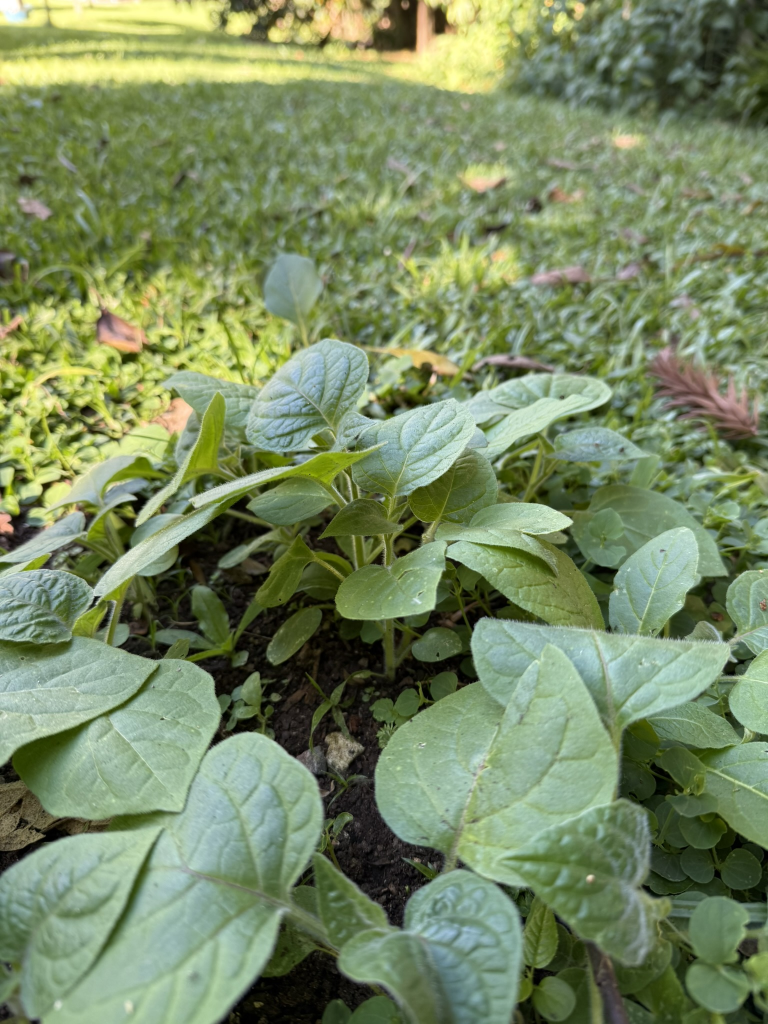
#> input picture data bkp/DATASET/all_images/IMG_0174.JPEG, 1536 x 2048 px (shown at 1/2 size)
$ python -i object_counter.py   (imports and definitions only)
#> lines starting #> are read from the running program, lines starting #| are printed output that depends on the picture; after the words box and inside, x2 and y2 are one past the last pixel; in counts of white or black regions, pixels touching at a corner belong together
import cv2
import numpy as np
from PIL import Image

def contar_objetos_pil(pil_image: Image.Image, salvar_path: str = None) -> int:
    # Converter PIL para OpenCV (RGB → BGR)
    original = cv2.cvtColor(np.array(pil_image), cv2.COLOR_RGB2BGR)
#> original is the input picture: shape (2048, 1536, 3); mean B, G, R 99.2, 137.7, 120.7
    gray = cv2.cvtColor(original, cv2.COLOR_BGR2GRAY)

    # Suavização e limiarização
    blur = cv2.GaussianBlur(gray, (45, 45), 0)
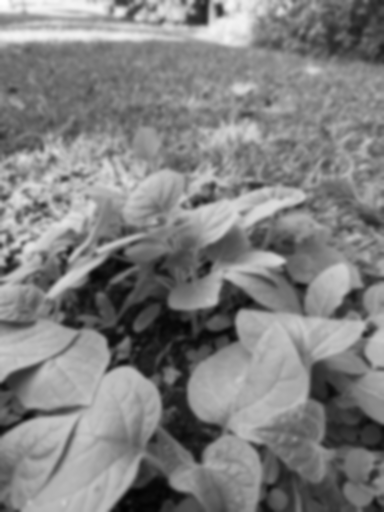
#> blur: shape (2048, 1536) (shown at 1/4 size); min 1, max 255, mean 128.2
    _, thresh = cv2.threshold(blur, 0, 255, cv2.THRESH_BINARY_INV + cv2.THRESH_OTSU)
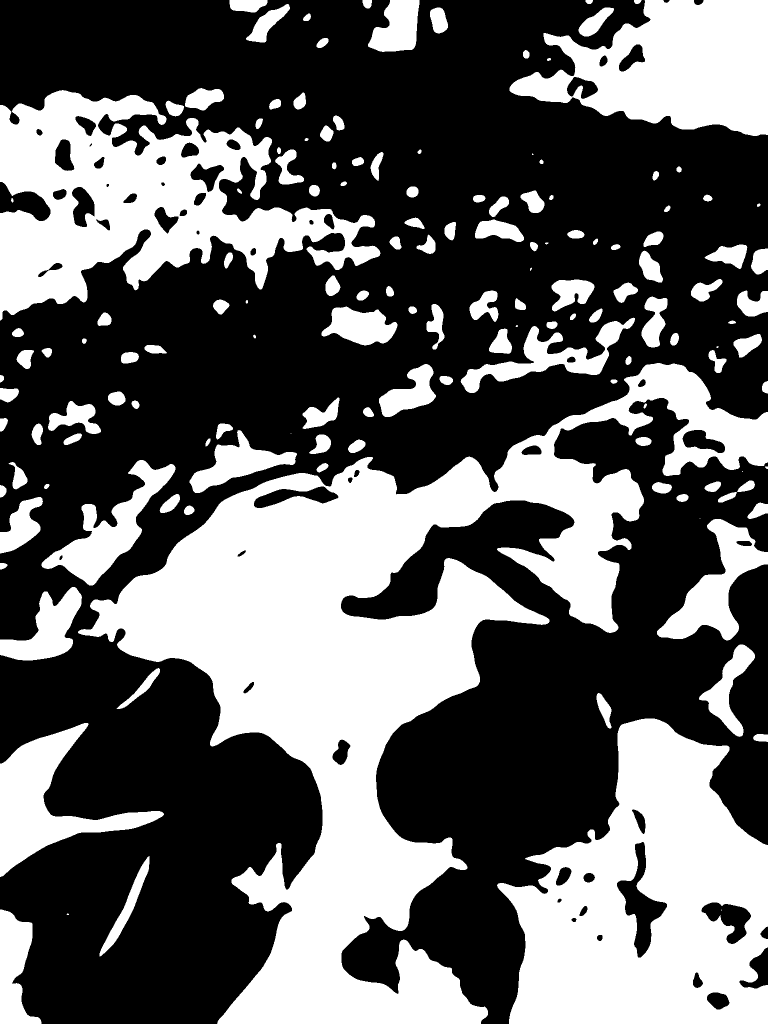
#> thresh: shape (2048, 1536) (shown at 1/2 size); 38.9% white; 147 white regions (9 under 20 px), largest, box (x1, y1, x2, y2) and area: (156, 726, 1536, 2048) 526754, (994, 1437, 1536, 2048) 209332, (0, 180, 761, 641) 160492

    # Operações morfológicas
    kernel = np.ones((3, 3), np.uint8)
    opening = cv2.morphologyEx(thresh, cv2.MORPH_OPEN, kernel, iterations=2)
#> opening: shape (2048, 1536); 38.9% white; 135 white regions (1 under 20 px)

    # Contornos
    contornos, _ = cv2.findContours(opening, cv2.RETR_EXTERNAL, cv2.CHAIN_APPROX_SIMPLE)
#> contornos = 135 contours, 2 with area under 20; largest, box (x1, y1, x2, y2) and area: (157, 726, 1536, 2048) 526709, (995, 1437, 1536, 2048) 223482, (0, 181, 760, 640) 169485, (1087, 0, 1536, 272) 83199, (0, 1446, 327, 1753) 32222
    contornos = [cnt for cnt in contornos if cv2.contourArea(cnt) > 50]
#> contornos = 128 contours; largest, box (x1, y1, x2, y2) and area: (157, 726, 1536, 2048) 526709, (995, 1437, 1536, 2048) 223482, (0, 181, 760, 640) 169485, (1087, 0, 1536, 272) 83199, (0, 1446, 327, 1753) 32222

    # Máscaras
    mask = np.zeros_like(gray)
    cv2.drawContours(mask, contornos, -1, 255, -1)
#> mask: shape (2048, 1536); 39.9% white; 128 white regions, largest, box (x1, y1, x2, y2) and area: (157, 726, 1536, 2048) 531209, (995, 1437, 1536, 2048) 224647, (0, 181, 760, 640) 171687
    mask_inv = cv2.bitwise_not(mask)

    # Blur no fundo
    blurred_background = cv2.GaussianBlur(original, (15, 15), 0)
    background_only = cv2.bitwise_and(blurred_background, blurred_background, mask=mask_inv)
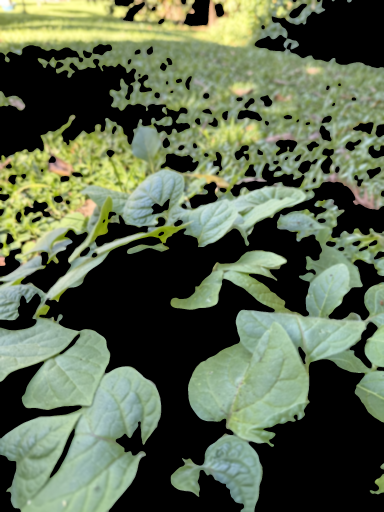
#> background_only: shape (2048, 1536, 3) (shown at 1/4 size); mean B, G, R 78.7, 103.3, 91.3
    foreground_only = cv2.bitwise_and(original, original, mask=mask)
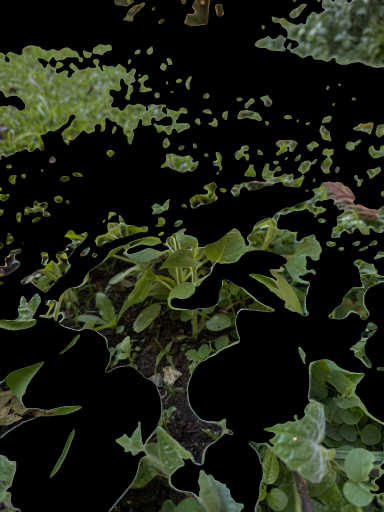
#> foreground_only: shape (2048, 1536, 3) (shown at 1/4 size); mean B, G, R 20.2, 34.2, 29.2
    final_image = cv2.add(background_only, foreground_only)

    # Contornos e texto final
    cv2.drawContours(final_image, contornos, -1, (0, 255, 0), 2)
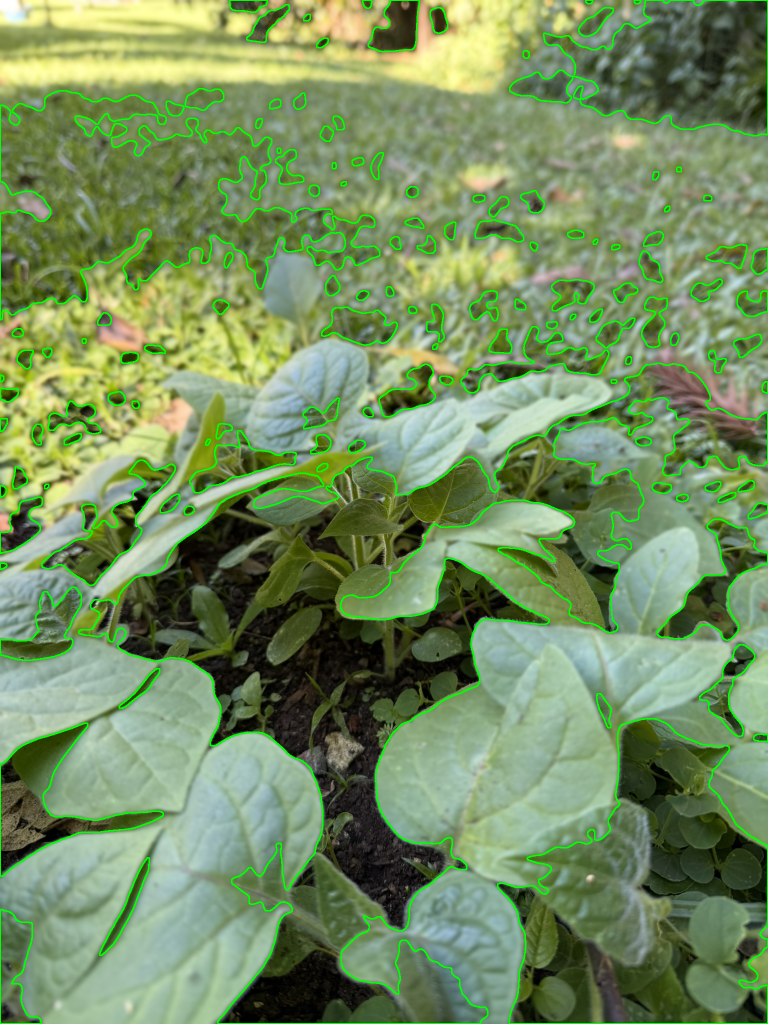
#> final_image: shape (2048, 1536, 3) (shown at 1/2 size); mean B, G, R 95.6, 142.9, 116.2
    cv2.putText(final_image, f"Total: {len(contornos)}", (10, 30), cv2.FONT_HERSHEY_SIMPLEX, 1, (0, 0, 255), 2)
#> final_image: shape (2048, 1536, 3); 0.03% of pixels changed, all inside (x1, y1, x2, y2) = (10, 8, 169, 32)

    # Exibir todas as etapas
    mostrar_reduzido("1 - Original", original)
    mostrar_reduzido("2 - Cinza", gray)
    mostrar_reduzido("3 - Blur", blur)
    mostrar_reduzido("4 - Threshold", thresh)
    mostrar_reduzido("5 - Opening", opening)
    mostrar_reduzido("6 - Máscara", mask)
    mostrar_reduzido("7 - Máscara Invertida", mask_inv)
    mostrar_reduzido("8 - Fundo Borrado", background_only)
    mostrar_reduzido("9 - Objetos sem Blur", foreground_only)
    mostrar_reduzido("10 - Final com contornos", final_image)

    cv2.waitKey(0)
    cv2.destroyAllWindows()

    # Salvar imagem final, se solicitado
    if salvar_path:
        cv2.imwrite(salvar_path, final_image)

    return len(contornos)

def mostrar_reduzido(nome_janela, imagem, largura_fixa=500):
#> called with nome_janela = '1 - Original', largura_fixa = 500
    altura, largura = imagem.shape[:2]
    proporcao = largura_fixa / float(largura)
    nova_altura = int(altura * proporcao)
    nova_img = cv2.resize(imagem, (largura_fixa, nova_altura))
    cv2.imshow(nome_janela, nova_img)

>>> import cv2
>>> picture = cv2.cvtColor(cv2.imread('../data bkp/DATASET/all_images/IMG_0174.JPEG'), cv2.COLOR_BGR2RGB)
>>> result = contar_objetos_pil(picture)
#> in mostrar_reduzido (call 10), `nova_img = cv2.resize(imagem, (largura_fixa, nova_altura))`:
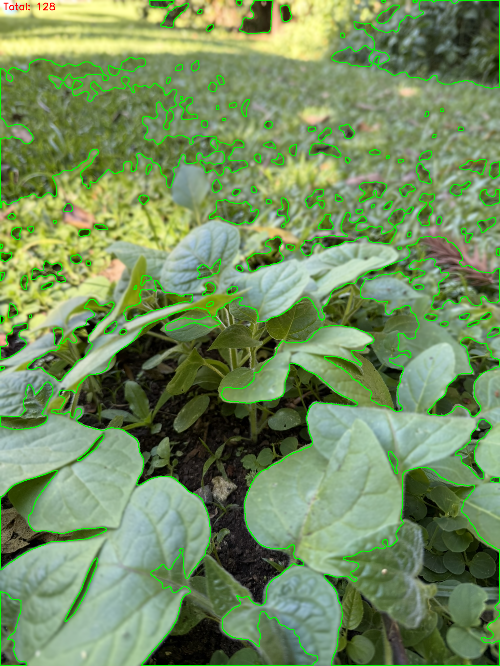
#> nova_img: shape (666, 500, 3); mean B, G, R 95.4, 142.9, 116
#> result = 128

$ run again, on data bkp/DATASET/all_images/IMG_0175.JPEG
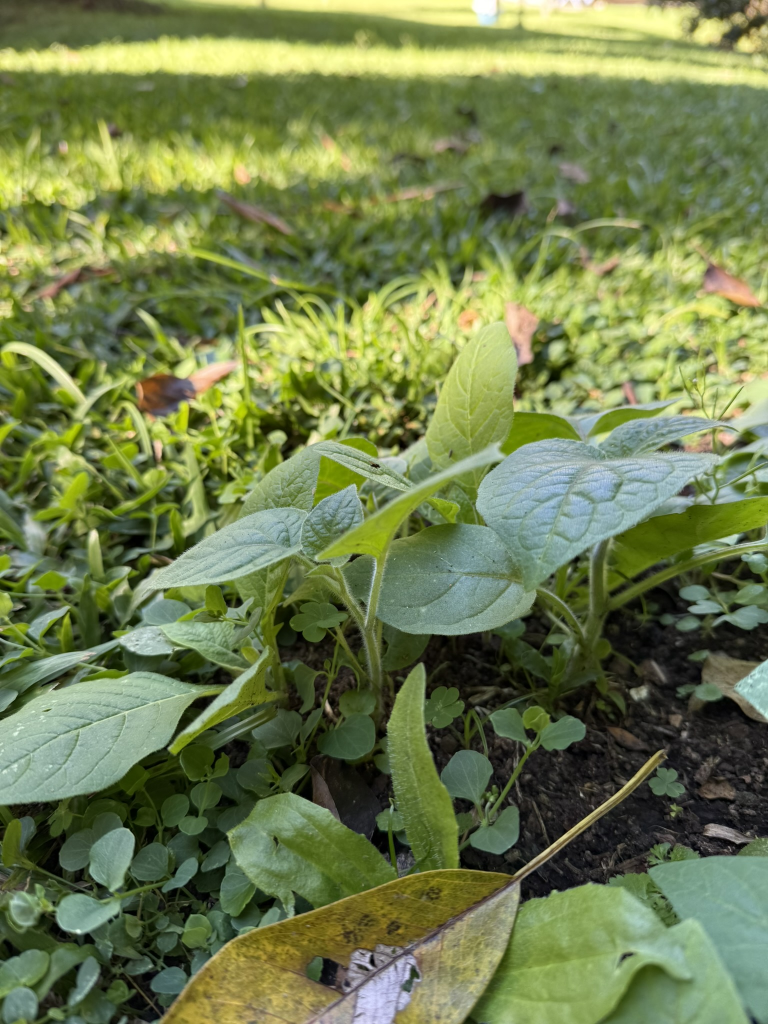
#> input picture data bkp/DATASET/all_images/IMG_0175.JPEG, 1536 x 2048 px (shown at 1/2 size)
#> in contar_objetos_pil, original is the input picture: shape (2048, 1536, 3); mean B, G, R 78.2, 125.9, 112.4
#> in contar_objetos_pil, `_, thresh = cv2.threshold(blur, 0, 255, cv2.THRESH_BINARY_INV + cv2.TH..`:
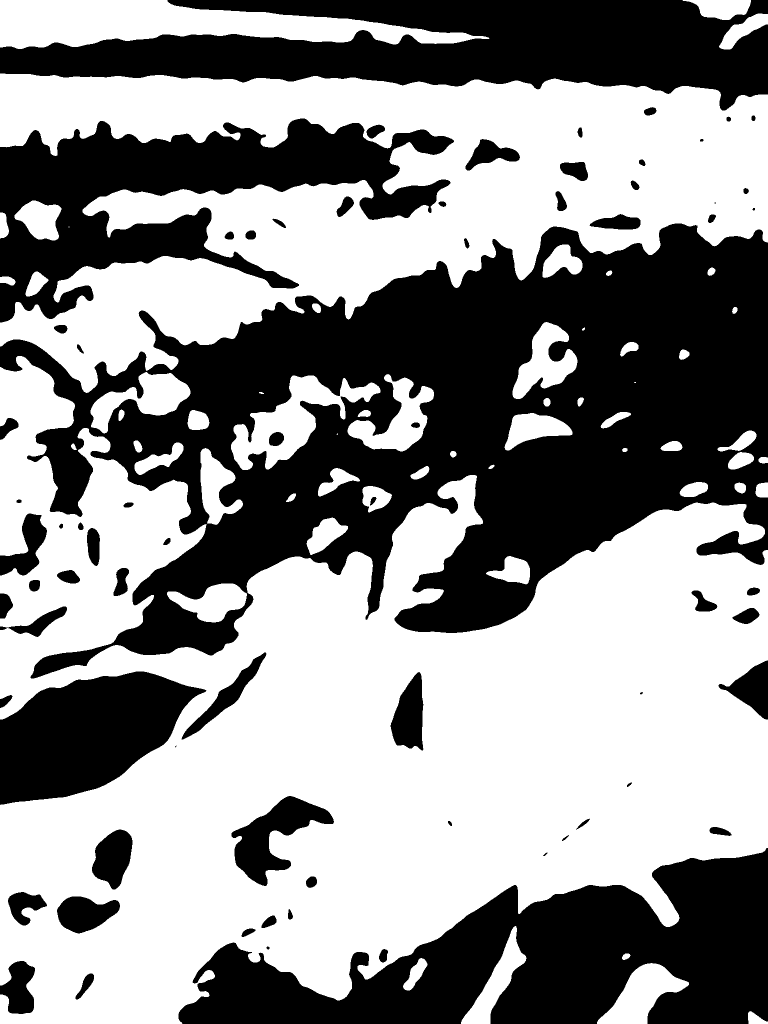
#> thresh: shape (2048, 1536) (shown at 1/2 size); 56% white; 72 black regions (3 under 20 px), largest, box (x1, y1, x2, y2) and area: (0, 447, 1536, 1357) 668443, (357, 1696, 1536, 2048) 215712, (0, 0, 1536, 221) 192268
#> opening: shape (2048, 1536); 55.9% white; 72 black regions (3 under 20 px)
#> in contar_objetos_pil, `contornos, _ = cv2.findContours(opening, cv2.RETR_EXTERNAL, cv2.CHAIN_..`: contornos = 54 contours; largest, box (x1, y1, x2, y2) and area: (0, 712, 1536, 2048) 1143904, (0, 147, 1536, 785) 484951, (0, 0, 972, 98) 52388, (462, 751, 761, 940) 20295, (695, 749, 868, 903) 10824
#> in contar_objetos_pil, `contornos = [cnt for cnt in contornos if cv2.contourArea(cnt) > 50]`: contornos = 53 contours; largest, box (x1, y1, x2, y2) and area: (0, 712, 1536, 2048) 1143904, (0, 147, 1536, 785) 484951, (0, 0, 972, 98) 52388, (462, 751, 761, 940) 20295, (695, 749, 868, 903) 10824
#> mask: shape (2048, 1536); 58% white; 12 black regions, largest, box (x1, y1, x2, y2) and area: (0, 447, 1536, 1357) 668913, (357, 1696, 1536, 2048) 215775, (0, 0, 1536, 221) 192319
#> nova_img: shape (666, 500)
#> nova_img: shape (666, 500, 3)
#> in mostrar_reduzido (call 10), `nova_img = cv2.resize(imagem, (largura_fixa, nova_altura))`:
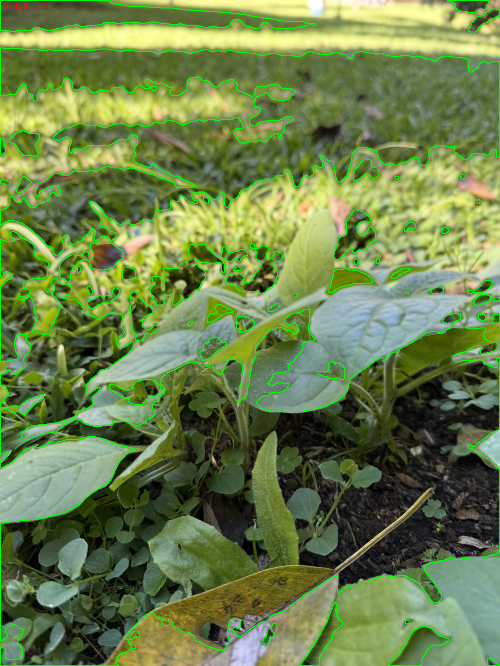
#> nova_img: shape (666, 500, 3); mean B, G, R 75.4, 130.2, 108.3
#> result = 53

$ run again, on data bkp/DATASET/all_images/IMG_0181.JPEG
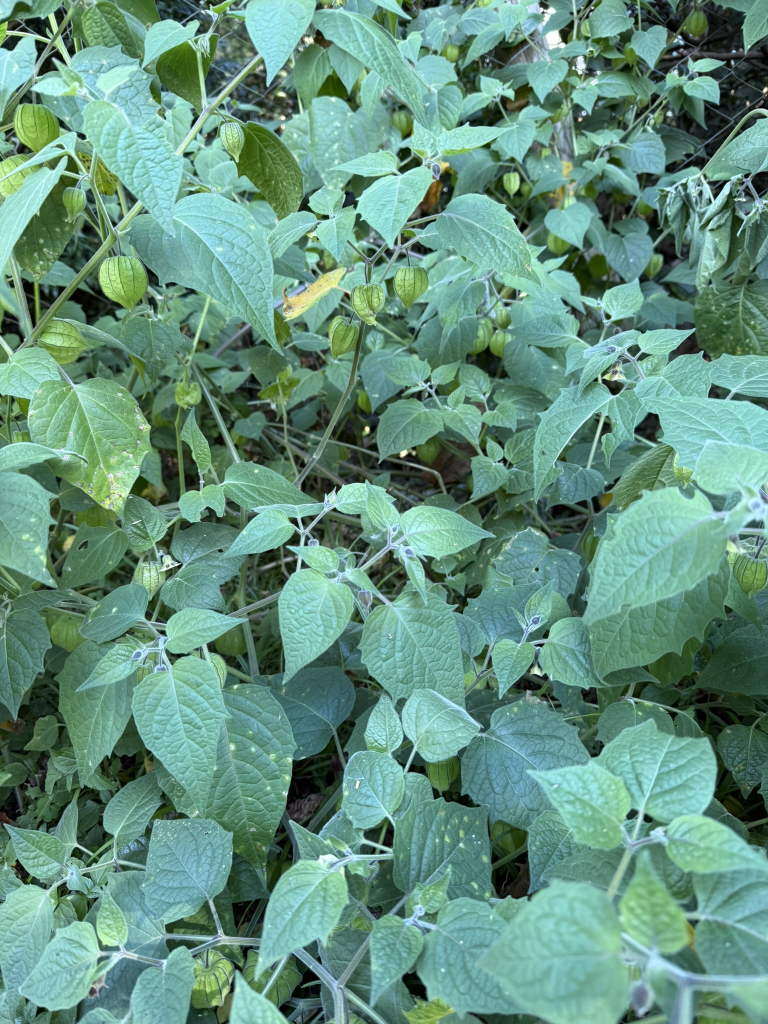
#> input picture data bkp/DATASET/all_images/IMG_0181.JPEG, 1536 x 2048 px (shown at 1/2 size)
#> in contar_objetos_pil, original is the input picture: shape (2048, 1536, 3); mean B, G, R 128.4, 146.8, 101.2
#> in contar_objetos_pil, `_, thresh = cv2.threshold(blur, 0, 255, cv2.THRESH_BINARY_INV + cv2.TH..`:
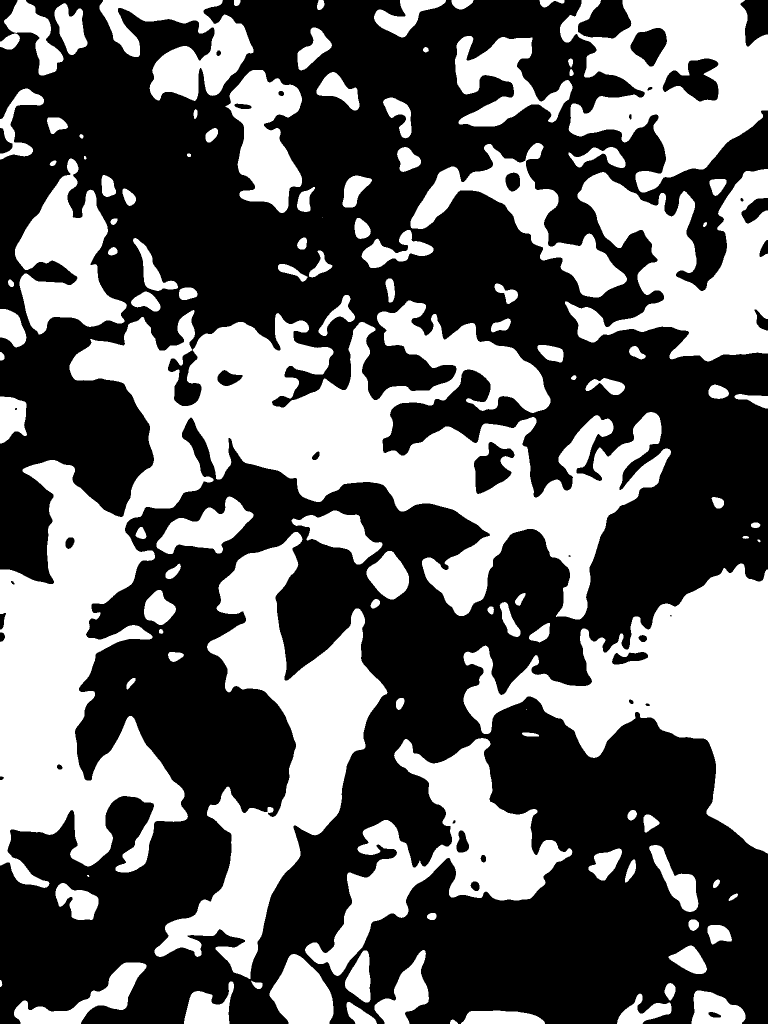
#> thresh: shape (2048, 1536) (shown at 1/2 size); 40.1% white; 113 white regions (3 under 20 px), largest, box (x1, y1, x2, y2) and area: (0, 601, 1342, 1776) 434517, (927, 1127, 1536, 1707) 135749, (309, 1064, 775, 1958) 128591
#> opening: shape (2048, 1536); 40.1% white; 111 white regions
#> in contar_objetos_pil, `contornos, _ = cv2.findContours(opening, cv2.RETR_EXTERNAL, cv2.CHAIN_..`: contornos = 111 contours; largest, box (x1, y1, x2, y2) and area: (0, 601, 1342, 1775) 435195, (927, 1127, 1536, 1706) 135755, (309, 1064, 774, 1957) 127002, (1120, 0, 1536, 385) 94982, (1130, 338, 1536, 723) 78220
#> in contar_objetos_pil, `contornos = [cnt for cnt in contornos if cv2.contourArea(cnt) > 50]`: contornos = 105 contours; largest, box (x1, y1, x2, y2) and area: (0, 601, 1342, 1775) 435195, (927, 1127, 1536, 1706) 135755, (309, 1064, 774, 1957) 127002, (1120, 0, 1536, 385) 94982, (1130, 338, 1536, 723) 78220
#> mask: shape (2048, 1536); 40.7% white; 105 white regions, largest, box (x1, y1, x2, y2) and area: (0, 601, 1342, 1775) 440805, (927, 1127, 1536, 1706) 137092, (309, 1064, 774, 1957) 128553
#> nova_img: shape (666, 500)
#> nova_img: shape (666, 500, 3)
#> in mostrar_reduzido (call 10), `nova_img = cv2.resize(imagem, (largura_fixa, nova_altura))`:
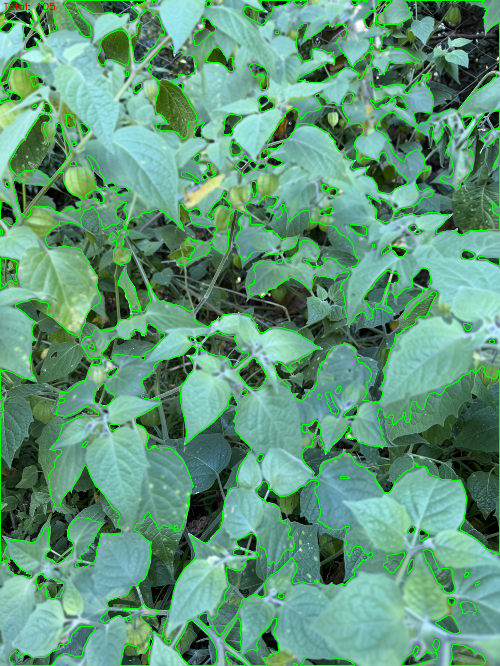
#> nova_img: shape (666, 500, 3); mean B, G, R 122, 152.7, 96.1
#> result = 105
